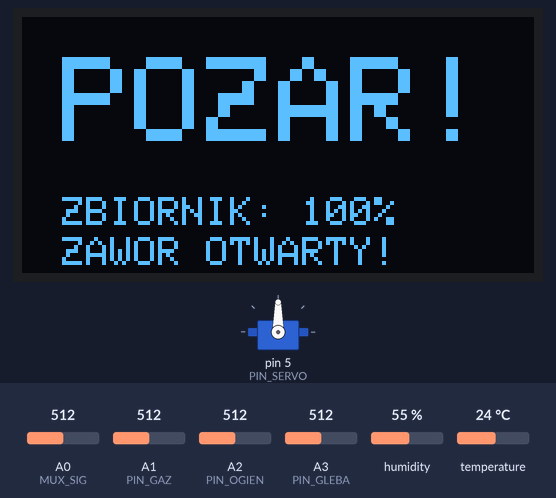
Bench run of a sketch on a simulated Arduino Uno, built with avr-gcc and run on an emulated ATmega328P. Shown: servo, 128×64 one-colour display. The inputs (shaded band) are chosen by the test bench; at power-on: A0 (MUX_SIG) = 512, A1 (PIN_GAZ) = 512, humidity 55 %, A3 (PIN_GLEBA) = 512, A2 (PIN_OGIEN) = 512, temperature 24 °C. What the sketch prints to the serial monitor is not drawn.

Above: at 3.2 s.
3.3 s: A0 (MUX_SIG) set to 488
At 4.6 s:
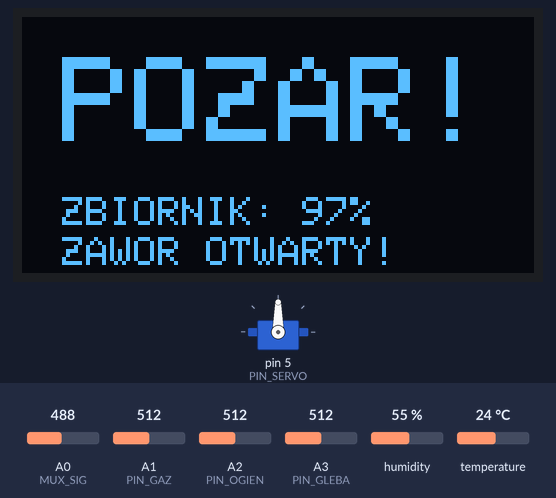
4.9 s: A1 (PIN_GAZ) set to 313
6.4 s: A1 (PIN_GAZ) set to 293
At 7.0 s:
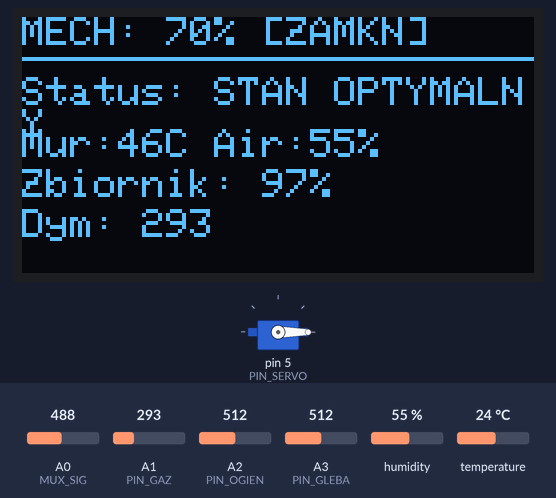
8.1 s: humidity set to 22 %
At 9.2 s:
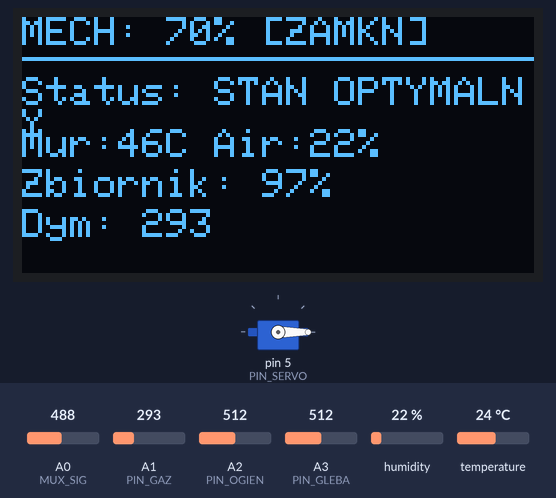
10.0 s: A3 (PIN_GLEBA) set to 791
At 10.4 s:
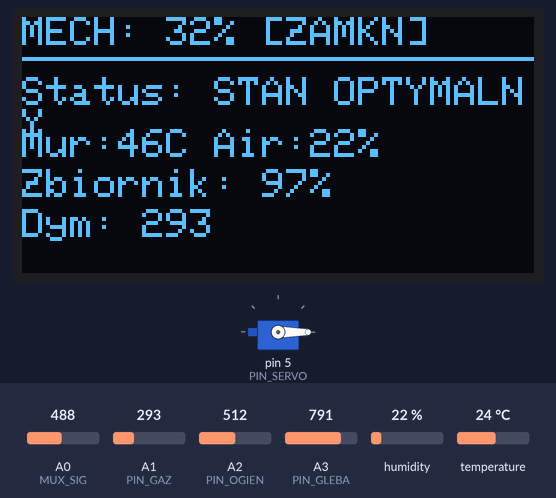
11.6 s: A3 (PIN_GLEBA) set to 815
At 12.4 s:
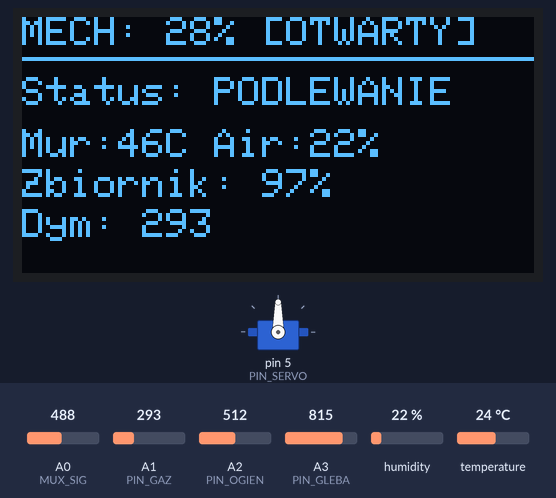
Timing chart, 0 to 14.2 s (numbered marks = the images above; inputs shaded):
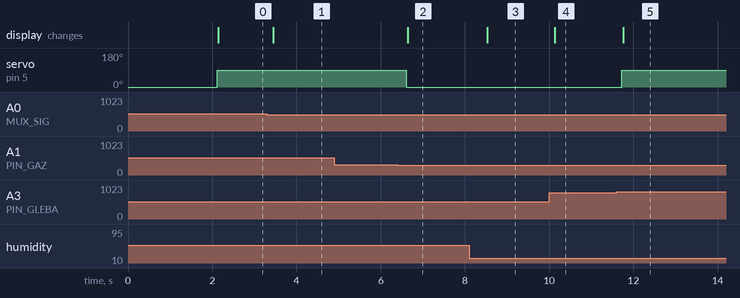

Measured:
- the behaviour switches between 500 and 499 on A0 (MUX_SIG) (found by bisection; images 0 and 1)
- the behaviour switches between 301 and 300 on A1 (PIN_GAZ) (found by bisection; images 1 and 2)
- the behaviour switches between 806 and 807 on A3 (PIN_GLEBA) (found by bisection; images 4 and 5)
- after the input at 3.3 s, the display: changes after 0.15 s (image 1)
- after the input at 4.9 s, every drawn part: stays the same
- after the input at 6.4 s, servo on pin 5 (PIN_SERVO): 90° → 0° after 0.21 s; the display: changes after 0.25 s (image 2)
- after the input at 8.1 s, the display: changes after 0.44 s (image 3)
- after the input at 10.0 s, the display: changes after 0.14 s (image 4)
- after the input at 11.6 s, servo on pin 5 (PIN_SERVO): 0° → 90° after 0.12 s; the display: changes after 0.16 s (image 5)

The sketch:

test_podl.ino
```cpp
#include <Wire.h>
#include <Adafruit_GFX.h>
#include <Adafruit_SSD1306.h>
#include "DHT.h"
#include <Servo.h>

#define SCREEN_WIDTH 128
#define SCREEN_HEIGHT 64
Adafruit_SSD1306 display(SCREEN_WIDTH, SCREEN_HEIGHT, &Wire, -1);

// --- KONFIGURACJA PINÓW ---
// Bezpośrednie
#define PIN_DHT     2
#define PIN_SERVO   5   // Serwo sterujące ZAWOREM WODY
#define PIN_GAZ     A1  // MQ-2 (Dym)
#define PIN_OGIEN   A2  // Flame Sensor
#define PIN_GLEBA   A3  // Soil Moisture

// --- 2. MULTIPLEKSER (Sterowanie i Sygnał) ---
#define MUX_S0 8
#define MUX_S1 9
#define MUX_S2 10
#define MUX_S3 11
#define MUX_SIG A0

// --- MAPA KANAŁÓW W MUX ---
#define CH_TEMP_NTC 2   // C2 (Poprawiona nazwa dla spójności)
#define CH_WODA     3   // C3 (Czujnik w Rezerwuarze Górnym)
#define CH_MIC1     6   // C6
#define CH_MIC2     7   // C7

// Obiekty
DHT dht(PIN_DHT, DHT11);
Servo valveServo;

// Konfiguracja Zaworu
const int VALVE_CLOSED = 0;
const int VALVE_OPEN   = 90;

void setup() {
  Serial.begin(9600);
  Serial.println(F("--- START SYSTEMU SEXY-HEXY ---"));

  pinMode(MUX_S0, OUTPUT);
  pinMode(MUX_S1, OUTPUT);
  pinMode(MUX_S2, OUTPUT);
  pinMode(MUX_S3, OUTPUT);

  // Serwo - na start zamykamy
  valveServo.attach(PIN_SERVO);
  valveServo.write(VALVE_CLOSED);

  dht.begin();

  if(!display.begin(SSD1306_SWITCHCAPVCC, 0x3C)) {
    Serial.println(F("Błąd OLED"));
  }
  display.clearDisplay();
  display.setTextColor(SSD1306_WHITE);
  display.setTextSize(2);
  display.setCursor(10,10);
  display.println(F("SEXY-HEXY"));
  display.setTextSize(1);
  display.setCursor(10,35);
  display.println(F("Tank Monitor v3.0"));
  display.display();
  delay(2000);
}

// Funkcja wyboru kanału w MUX
int readMux(int channel) {
  digitalWrite(MUX_S0, (channel & 1));
  digitalWrite(MUX_S1, (channel & 2) >> 1);
  digitalWrite(MUX_S2, (channel & 4) >> 2);
  digitalWrite(MUX_S3, (channel & 8) >> 3);
  delay(10);
  return analogRead(MUX_SIG);
}

// Funkcja dla modułu KY-013 (NTC)
float getNTCTemp(int raw) {
  if (raw == 0 || raw == 1023) return -999;
  const float R_SERIES = 10000;
  const float NOMINAL_RESISTANCE = 10000;
  float resistance = R_SERIES * raw / (1023.0 - raw);
  float steinhart;
  steinhart = resistance / NOMINAL_RESISTANCE;
  steinhart = log(steinhart);
  steinhart /= 3950.0;
  steinhart += 1.0 / (25.0 + 273.15);
  steinhart = 1.0 / steinhart;
  steinhart -= 273.15;
  return steinhart + 19.5; // Twoja kalibracja (Offset)
}

void loop() {
  // --- 1. ODCZYT SENSORÓW ---
  float hum_air = dht.readHumidity();

  // MUX
  float temp_wall = getNTCTemp(readMux(CH_TEMP_NTC));

  // ZBIORNIK WODY (REZERWUAR) [cite: 40]
  int tank_raw = readMux(CH_WODA);
  // Kalibracja zbiornika: 0=Pusto, 500=Pełno (typowa wartość dla wody kranowej)
  int tank_percent = map(tank_raw, 0, 500, 0, 100);
  if(tank_percent > 100) tank_percent = 100;
  if(tank_percent < 0) tank_percent = 0;

  // Mech (Gleba)
  int soil_raw = analogRead(PIN_GLEBA);
  int soil_percent = map(soil_raw, 1023, 300, 0, 100);
  if(soil_percent < 0) soil_percent = 0;
  if(soil_percent > 100) soil_percent = 100;

  // Bezpieczeństwo
  int smoke = analogRead(PIN_GAZ);
  int fire = analogRead(PIN_OGIEN);

  // Akustyka
  int noise = readMux(CH_MIC1);

  // --- 2. LOGIKA STEROWANIA (AI SYSTEMU) ---

  bool valve_state = false;
  String status_msg = "OK";
  bool low_water_warning = (tank_percent < 10); // Ostrzeżenie poniżej 10%

  // A. Logika PPOŻ (Priorytet najwyższy - Flood Mode) [cite: 22]
  // Nawet jak jest mało wody, otwieramy, żeby spuścić resztki na ogień
  if (smoke > 300 || fire < 500) {
    valve_state = true;
    status_msg = "! POZAR !";
  }
  // B. Logika Nawadniania (Smart Irrigation)
  else if (soil_percent < 30) {
    if (hum_air < 80) {
      if (!low_water_warning) {
        // Podlewamy TYLKO gdy jest woda w zbiorniku
        valve_state = true;
        status_msg = "PODLEWANIE";
      } else {
        // Mech suchy, ale brak wody w zbiorniku!
        valve_state = false;
        status_msg = "BRAK WODY!";
      }
    } else {
      status_msg = "WILGOTNO (STOP)";
    }
  }
  else {
    status_msg = "STAN OPTYMALNY";
  }

  // --- 3. ELEMENT WYKONAWCZY ---
  if (valve_state) {
    valveServo.write(VALVE_OPEN);
  } else {
    valveServo.write(VALVE_CLOSED);
  }

  // --- 4. WYŚWIETLANIE ---
  display.clearDisplay();

  if (status_msg == "! POZAR !") {
    // EKRAN ALARMOWY
    display.setCursor(10, 10);
    display.setTextSize(3);
    display.print(F("POZAR!"));
    display.setTextSize(1);
    display.setCursor(10, 45);
    display.print(F("ZBIORNIK: ")); display.print(tank_percent); display.print(F("%"));
    display.setCursor(10, 55);
    display.print(F("ZAWOR OTWARTY!"));
  } else {
    // EKRAN NORMALNY
    display.setTextSize(1);

    // LINIA 1: Mech i Zawór
    display.setCursor(0,0);
    display.print(F("MECH: "));
    display.print(soil_percent); display.print(F("% "));
    if(valve_state) display.print(F("[OTWARTY]"));
    else display.print(F("[ZAMKN]"));

    display.drawLine(0, 10, 128, 10, SSD1306_WHITE);

    // LINIA 2: Status Systemu
    display.setCursor(0, 15);
    display.print(F("Status: ")); display.println(status_msg);

    // LINIA 3: Parametry Fasady
    display.setCursor(0, 28);
    display.print(F("Mur:")); display.print((int)temp_wall); display.print(F("C "));
    display.print(F("Air:")); display.print((int)hum_air); display.print(F("%"));

    // LINIA 4: ZBIORNIK WODY (Kluczowe dla obsługi)
    display.setCursor(0, 38);
    display.print(F("Zbiornik: "));
    display.print(tank_percent); display.print(F("% "));
    if(low_water_warning) display.print(F("(!DOLEJ)"));

    // LINIA 5: Bezpieczeństwo/Hałas
    display.setCursor(0, 48);
    // Wyświetlamy dym, chyba że jest czysto, wtedy hałas
    if (smoke > 100) {
       display.print(F("Dym: ")); display.print(smoke);
    } else {
       display.print(F("Halas: ")); display.print(noise); display.print(F("dB"));
    }
  }

  display.display();
  delay(200);
}
```
